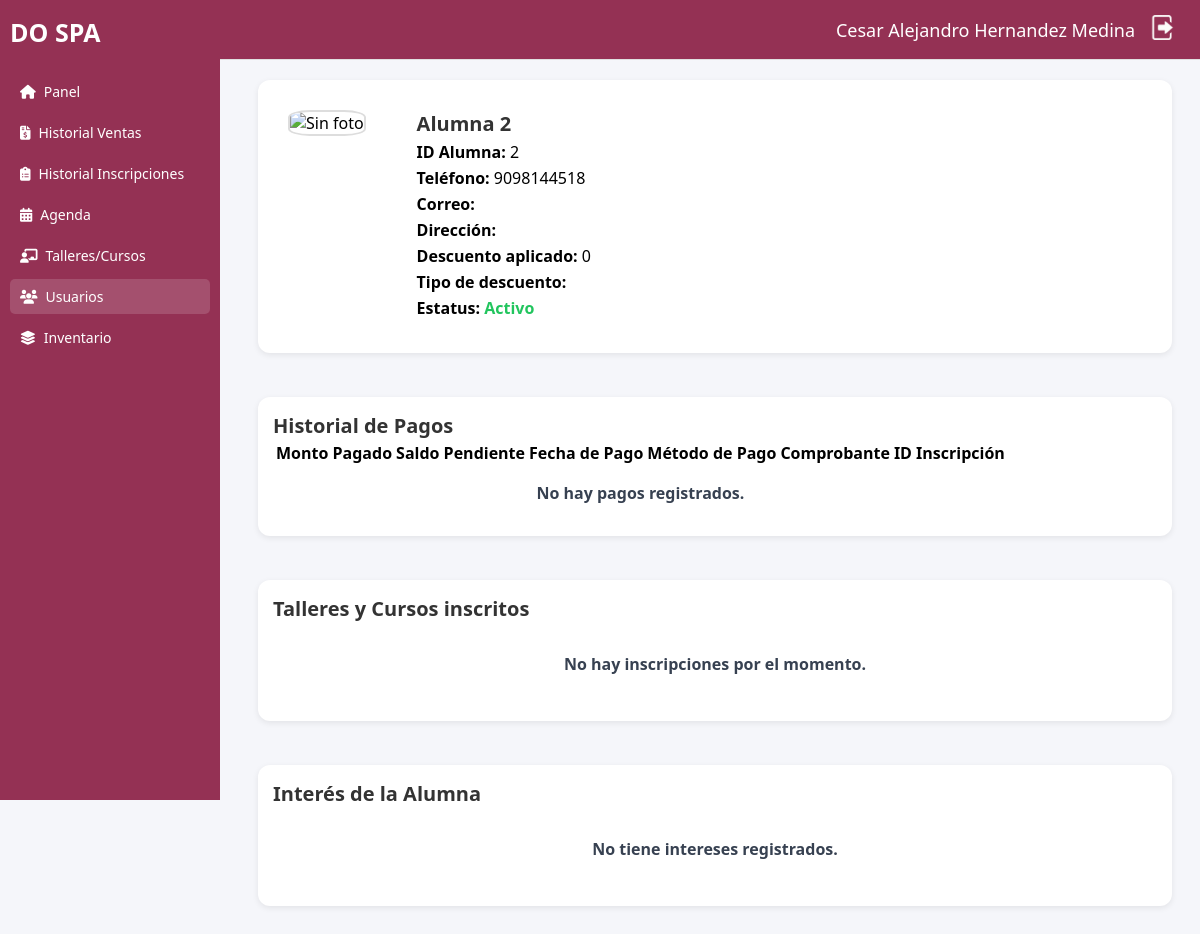
The app's page /perfil_alumnas.php?id_alumna=2 (signed in) with its own data.
### tables this page shows
CREATE TABLE `alumnas` (
  `id_alumna` int(11) NOT NULL,
  `nombre` varchar(60) NOT NULL,
  `apat` varchar(30) NOT NULL,
  `amat` varchar(30) NOT NULL,
  `telefono` varchar(50) DEFAULT NULL,
  `correo` varchar(100) DEFAULT NULL,
  `direccion` text DEFAULT NULL,
  `descuento_aplicado` tinyint(1) DEFAULT 0,
  `tipo_descuento` varchar(100) DEFAULT NULL,
  `imagen` blob NOT NULL,
  `estatus` tinyint(1) NOT NULL DEFAULT 1
);

### perfil_alumnas.php (the view, shortened to what this page needs)
<?php
include_once("conexion.php");
$Nombre = $_SESSION['nombre'];
$Amat = $_SESSION['amat'];
$Apat = $_SESSION['apat'];
$idAlumna = intval($_GET['id_alumna']);
$sqlAlumno = "SELECT * FROM alumnas WHERE id_alumna = $idAlumna";
$resultAlumno = mysqli_query($conexion, $sqlAlumno);
$mostrar = mysqli_fetch_assoc($resultAlumno);
$imgSrc = '';
?>
<!DOCTYPE html>
<html lang="es">
<head>
  <link rel="stylesheet" href="css/sidebar.css">
  <link rel="stylesheet" href="css/header.css">
  <link rel="stylesheet" href="css/detalles.css">
  <link rel="stylesheet" href="css/perfil_alumna.css">
  <link rel="stylesheet" href="https://cdnjs.cloudflare.com/ajax/libs/font-awesome/6.4.0/css/all.min.css">
  <link rel="stylesheet" href="https://cdn.jsdelivr.net/npm/simple-datatables@latest/dist/style.css">
</head>
<body>
  <div class="dashboard">
    <aside class="sidebar">
        <div class="logo">DO SPA</div>
        <ul id="menu">
            <li><a href="main.php"><i class="fas fa-home"></i> Panel</a></li>
            <li><a href="ventas.php"><i class="fas fa-file-invoice-dollar"></i> Historial Ventas</a></li>
            <li><a href="inscripciones.php"><i class="fas fa-clipboard-list"></i> Historial Inscripciones</a></li>
            <li><a href="agenda.php"><i class="fas fa-calendar-days"></i> Agenda</a></li>
            <li><a href="talleres-cursos.php"><i class="fas fa-chalkboard-teacher"></i>Talleres/Cursos</a></li>
            <li class="active"><a href="alumnas-maestras.php"><i class="fa-solid fa-users"></i><span>Usuarios</span></a></li>
            <li><a href="inventario.php"><i class="fas fa-layer-group"></i> Inventario</a></li>
        </ul>
    </aside>
    <main class="main">
      <header class="topbar">
        <div class="user-info">
          <span><?php echo htmlspecialchars($Nombre . " " . $Apat . " " . $Amat); ?></span>
          <a href="muerte.php"><img src="img/logout.png" id="btn-logout" alt="Salir"></a>
        </div>
      </header>
      <div class="ventas-detalle" id="detallePedido">
        <div class="perfil-alumna">
          <div class="foto-alumna">
            <?php if ($imgSrc !== ''): ?>
              <img src="<?php echo $imgSrc; ?>" alt="Foto de <?php echo htmlspecialchars($mostrar['nombre']); ?>" width="120" height="120">
            <?php else: ?>
              <img src="img/no-disponible.png" alt="Sin foto" width="120" height="120">
            <?php endif; ?>
          </div>
          <div class="info-alumna">
            <h3><?php echo htmlspecialchars($mostrar['nombre'] . " " . $mostrar['apat'] . " " . $mostrar['amat']); ?></h3>
            <p><b>ID Alumna:</b> <?php echo htmlspecialchars($mostrar['id_alumna'] ?? $mostrar['Id_Alumna']); ?></p>
            <p><b>Teléfono:</b> <?php echo htmlspecialchars($mostrar['telefono']); ?></p>
            <p><b>Correo:</b> <?php echo htmlspecialchars($mostrar['correo']); ?></p>
            <p><b>Dirección:</b> <?php echo htmlspecialchars($mostrar['direccion']); ?></p>
            <p><b>Descuento aplicado:</b> <?php echo htmlspecialchars($mostrar['descuento_aplicado']); ?></p>
            <p><b>Tipo de descuento:</b> <?php echo htmlspecialchars($mostrar['tipo_descuento']); ?></p>
            <p><b>Estatus:</b>
              <?php echo (isset($mostrar['estatus']) && $mostrar['estatus'] == 1) ? "<span class='activo'>Activo</span>" : "<span class='inactivo'>Inactivo</span>"; ?>
            </p>
          </div>
        </div>
      </div>
      <br><br>
      <div class="ventas-detalle">
        <h3>Historial de Pagos</h3>
        <?php
        $sqlPagos = "
          SELECT hp.*
          FROM historial_pagos hp
          INNER JOIN intermedia_a ia ON hp.id_intermedia = ia.id_intermedia
          WHERE ia.id_alumna = $idAlumna
          ORDER BY hp.fecha_pago DESC
        ";
        $resultPagos = mysqli_query($conexion, $sqlPagos);
        ?>
        <table class="display" id="historial">
          <thead>
            <tr>
              <th>Monto Pagado</th>
              <th>Saldo Pendiente</th>
              <th>Fecha de Pago</th>
              <th>Método de Pago</th>
              <th>Comprobante</th>
              <th>ID Inscripción</th>
            </tr>
          </thead>
          <tbody>
            <?php
              if ($resultPagos && mysqli_num_rows($resultPagos) > 0) {
                while ($p = mysqli_fetch_assoc($resultPagos)) {
                  echo "<tr>";
                  echo "<td>$" . number_format($p['monto_pagado'],2) . "</td>";
                  echo "<td>$" . number_format($p['saldo_pendiente'],2) . "</td>";
                  echo "<td>" . htmlspecialchars($p['fecha_pago']) . "</td>";
                  echo "<td>" . htmlspecialchars(ucfirst($p['metodo_pago'])) . "</td>";
                  echo "<td>";
                    if (!empty($p['comprobante'])) {
                      echo "<a href='" . htmlspecialchars($p['comprobante']) . "' target='_blank'>Ver</a>";
                    } else {
                      echo "—";
                    }
                  echo "</td>";
                  echo "<td>" . htmlspecialchars($p['id_intermedia']) . "</td>";
                  echo "</tr>";
                }
              } else {
                echo "<tr><td colspan='6' class='msg-vacio'>No hay pagos registrados.</td></tr>";
              }
            ?>
          </tbody>
        </table>
      </div>
      <br><br>
      <div class="ventas-detalle">
        <h3>Talleres y Cursos inscritos</h3>
        <?php
        $sqlInscrita = "
          SELECT
            i.id_intermedia,
            COALESCE(t.nombre, c.nombre) AS nombre_evento,
            CASE
              WHEN i.id_agenda IS NOT NULL THEN 'Taller'
              WHEN i.id_agenda_curso IS NOT NULL THEN 'Curso'
              ELSE 'Desconocido'
            END AS tipo,
            i.total,
            i.estado
          FROM intermedia_a i
          LEFT JOIN agenda a ON a.id_agenda = i.id_agenda
          LEFT JOIN talleres t ON t.id_taller = a.id_taller
          LEFT JOIN agenda_cursos ac ON ac.id_agenda_curso = i.id_agenda_curso
          LEFT JOIN cursos c ON c.id_curso = ac.id_curso
          WHERE i.id_alumna = $idAlumna
        ";
        $resultInscrita = mysqli_query($conexion, $sqlInscrita);
        ?>
        <?php if ($resultInscrita && mysqli_num_rows($resultInscrita) > 0): ?>
          <table class="display" id="inscrita">
            <thead>
              <tr>
                <th>ID Inscripción</th>
                <th>Tipo</th>
                <th>Nombre</th>
                <th>Estado</th>
                <th>Total</th>
              </tr>
            </thead>
            <tbody>
              <?php while ($row = mysqli_fetch_assoc($resultInscrita)): ?>
                <tr>
                  <td><?php echo htmlspecialchars($row['id_intermedia']); ?></td>
                  <td><?php echo htmlspecialchars($row['tipo']); ?></td>
                  <td><?php echo htmlspecialchars($row['nombre_evento']); ?></td>
                  <td><?php echo htmlspecialchars(ucfirst($row['estado'])); ?></td>
                  <td>$<?php echo number_format($row['total'], 2); ?></td>
                </tr>
              <?php endwhile; ?>
            </tbody>
          </table>
        <?php else: ?>
          <p class="msg-vacio">No hay inscripciones por el momento.</p>
        <?php endif; ?>
      </div>
      <br><br>
      <div class="ventas-detalle">
        <h3>Interés de la Alumna</h3>
        <?php
        $sqlIntereses = "
          SELECT
            i.id_interesada,
            i.id_agenda,
            i.id_agenda_curso,
            COALESCE(t.nombre, c.nombre) AS nombre_evento,
            CASE
              WHEN i.id_agenda IS NOT NULL THEN 'Taller'
              WHEN i.id_agenda_curso IS NOT NULL THEN 'Curso'
              ELSE 'Desconocido'
            END AS tipo
          FROM interesadas i
          LEFT JOIN agenda a ON a.id_agenda = i.id_agenda
          LEFT JOIN talleres t ON t.id_taller = a.id_taller
          LEFT JOIN agenda_cursos ac ON ac.id_agenda_curso = i.id_agenda_curso
          LEFT JOIN cursos c ON c.id_curso = ac.id_curso
          WHERE i.id_alumna = $idAlumna
        ";
        $resultIntereses = mysqli_query($conexion, $sqlIntereses);
        ?>
        <?php if ($resultIntereses && mysqli_num_rows($resultIntereses) > 0): ?>
          <table class="display" id="intereses">
            <thead>
              <tr>
                <th>Tipo</th>
                <th>Nombre</th>
              </tr>
            </thead>
            <tbody>
              <?php while ($rowI = mysqli_fetch_assoc($resultIntereses)): ?>
                <tr>
                  <td><?php echo htmlspecialchars($rowI['tipo']); ?></td>
                  <td><?php echo htmlspecialchars($rowI['nombre_evento']); ?></td>
                </tr>
              <?php endwhile; ?>
            </tbody>
          </table>
        <?php else: ?>
          <p class="msg-vacio">No tiene intereses registrados.</p>
        <?php endif; ?>
      </div>
    </main>
  </div>
</body>
</html>

### css/sidebar.css (style rules this page uses)
.sidebar { position: fixed; top: 0; left: 0; width: 220px; height: 100vh; background: #943154; color: #fff; padding: 15px 10px; box-sizing: border-box; font-family: 'Segoe UI', sans-serif; }
.sidebar .logo { font-size: 25px; font-weight: bold; margin-bottom: 25px; text-align: left; color: #fff; }
.sidebar ul { list-style: none; margin: 0; padding: 0; }
.sidebar li { margin: 6px 0; }
.sidebar a { display: flex; align-items: center; gap: 8px; padding: 8px 10px; color: #fff; text-decoration: none; font-size: 14px; border-radius: 5px; transition: background 0.3s; }
.sidebar a:hover, .sidebar .active a { background: rgba(255, 255, 255, 0.15); }

### css/header.css (style rules this page uses)
html { background: #f5f6fa; }
#btn-logout { cursor: pointer; width: 25px; transition: ease-in-out .15s; }
.topbar { position: fixed; top: 0; left: 220px; right: 0; height: 60px; background: #943154; display: flex; align-items: center; justify-content: flex-end; padding: 0 25px; border-bottom: 1px solid #e0e0e0; box-sizing: border-box; z-index: 1000; }
.user-info { display: flex; align-items: center; gap: 15px; font-size: 18px; color: #333; }
.user-info span { font-weight: 500; color: white; }

### css/detalles.css (style rules this page uses)
.main { margin-left: 230px; margin-top: 60px; padding: 20px; background: #f5f6fa; min-height: calc(100vh - 60px); box-sizing: border-box; font-family: 'Segoe UI', sans-serif; }
.ventas-detalle { flex: 1; background: #fff; padding: 20px; border-radius: 12px; box-shadow: 0 2px 6px rgba(0,0,0,0.08); }
.ventas-detalle h3 { margin-bottom: 8px; }
.ventas-detalle { position: relative; padding: 15px; }
.ventas-detalle h3 { display: inline-block; margin: 0; font-size: 20px; color: #333; }

### css/perfil_alumna.css (style rules this page uses)
.perfil-alumna { display: flex; align-items: flex-start; gap: 20px; border-radius: 12px; padding: 15px; }
.foto-alumna { flex-shrink: 0; padding: 0px 31px 0px 0px; }
.foto-alumna img { border-radius: 28%; width: 65%; height: 200px; object-fit: cover; border: 2px solid #ddd; }
.info-alumna p { margin: 4px 0; }
.activo { color: #22c55e; font-weight: bold; }

### perfil_alumnas.php (style rules this page uses)
.msg-vacio { text-align:center; font-weight:bold; padding:15px; color:#374151; }

### records on screen
alumnas: nombre+apat+amat "Alumna 2", id_alumna "2", telefono "9098144518", descuento_aplicado "0"

### other values on screen
$Nombre . " " . $Apat . " " . $Amat "Cesar Alejandro Hernandez Medina"
